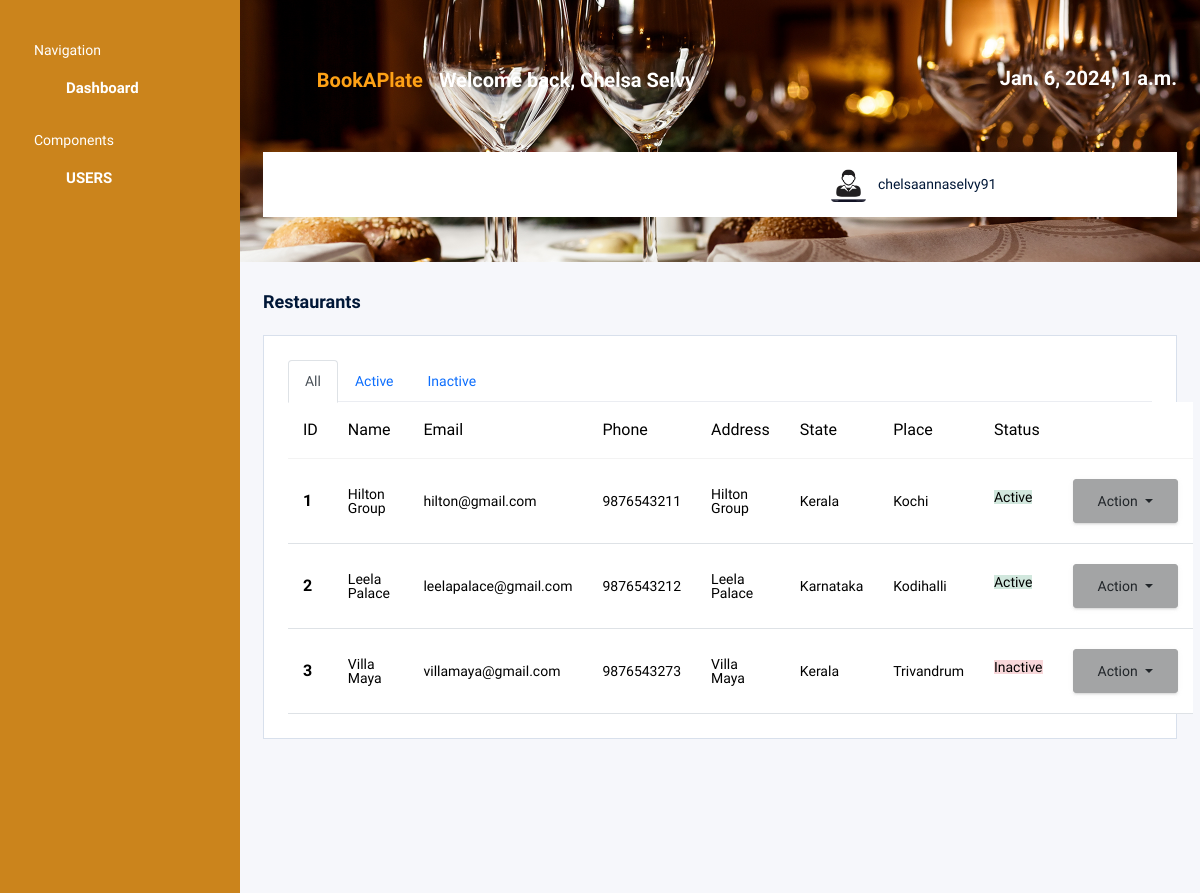
Page /admin_user/restaurant_list/ (signed in) on the earlier database version.
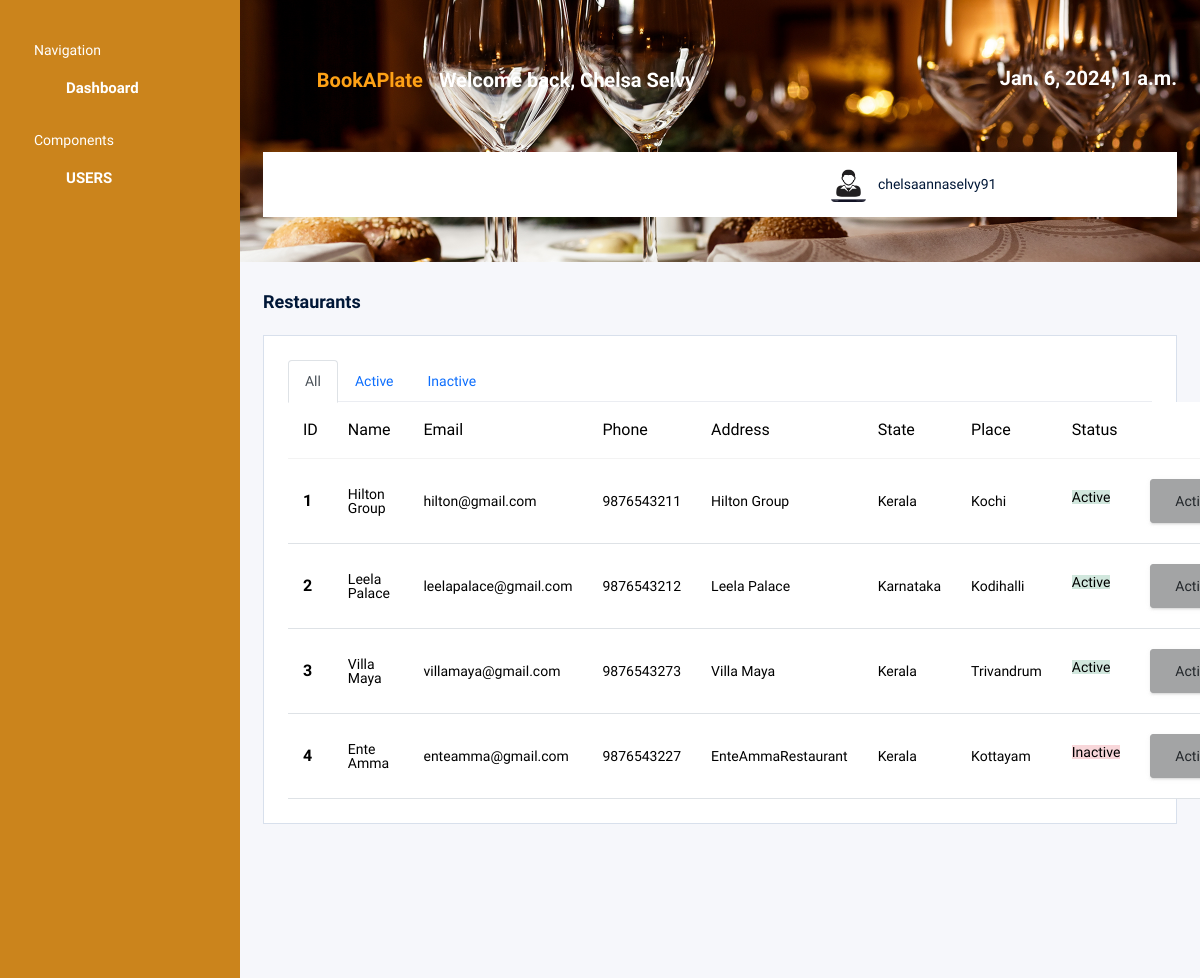
Same page on the later database version.
### admin_workbench/models.py (models this page shows)
class Restaurant(models.Model):
    restaurant_id = models.AutoField(primary_key=True)
    phone = models.CharField(max_length=13, unique=True)
    address = models.CharField(max_length=100)
    place = models.CharField(max_length=100)
    STATES_CHOICES = [
    ('','Select State'),
    ('Andhra Pradesh', 'Andhra Pradesh'),
    ('Arunachal Pradesh', 'Arunachal Pradesh'),
    ('Assam', 'Assam'),
    ('Bihar', 'Bihar'),
    ('Chhattisgarh', 'Chhattisgarh'),
    ('Goa', 'Goa'),
    ('Gujarat', 'Gujarat'),
    ('Haryana', 'Haryana'),
    ('Himachal Pradesh', 'Himachal Pradesh'),
    ('Jharkhand', 'Jharkhand'),
    ('Karnataka', 'Karnataka'),
    ('Kerala', 'Kerala'),
    ('Madhya Pradesh', 'Madhya Pradesh'),
    ('Maharashtra', 'Maharashtra'),
    ('Manipur', 'Manipur'),
    ('Meghalaya', 'Meghalaya'),
    ('Mizoram', 'Mizoram'),
    ('Nagaland', 'Nagaland'),
    ('Odisha', 'Odisha'),
    ('Punjab', 'Punjab'),
    ('Rajasthan', 'Rajasthan'),
    ('Sikkim', 'Sikkim'),
    ('Tamil Nadu', 'Tamil Nadu'),
    ('Telangana', 'Telangana'),
    ('Tripura', 'Tripura'),
    ('Uttar Pradesh', 'Uttar Pradesh'),
    ('Uttarakhand', 'Uttarakhand'),
    ('West Bengal', 'West Bengal')
]
    state = models.CharField(max_length=100, choices=STATES_CHOICES, default='Kerala')
    status = models.CharField(max_length=10, default='Inactive')
    profile_photo = models.ImageField(upload_to='restaurant_profile/', null=True)
    pancard = models.ImageField(upload_to='business_pan/', null=True)
    description = models.TextField()
    fssai_registration_number = models.DecimalField(max_digits=14, unique=True, decimal_places=0)
    license_number = models.CharField(max_length=100, unique=True)
    user = models.OneToOneField(User, on_delete=models.CASCADE)

### admin_workbench/views.py (the view)
# urls.py: path('restaurant_list/', RestaurantListView, name='restaurant_list'),
@login_required
def RestaurantListView(request):
    logged_user = request.user
    restaurants = Restaurant.objects.all()
    active_restaurants = Restaurant.objects.filter(status='Active')
    inactive_restaurants = Restaurant.objects.filter(status='Inactive')
    context = {
        'restaurants': restaurants,
        'active_restaurants': active_restaurants,
        'inactive_restaurants': inactive_restaurants,
        'today': datetime.now(),
        'logged_user': logged_user,
    }
    return render(request, 'admin_workbench/restaurant_list.html', context)

### admin_workbench/templates/admin_workbench/restaurant_list.html (shortened to what this page needs)
{% extends 'admin_workbench/base.html'%}
{% block content %}
<div class="content-wrapper">
          <div class="row">
            <div class="col-md-12 grid-margin">
              <h5 class="card-title fw-semibold mb-4">Restaurants</h5>
              <div class="card">
                <div class="card-body p-4">
                  <ul class="nav nav-tabs" id="myTab" role="tablist">
  <li class="nav-item" role="presentation">
    <button class="nav-link active" id="all-tab" data-bs-toggle="tab" data-bs-target="#all" type="button" role="tab" aria-controls="all" aria-selected="true">All</button>
  </li>
  <li class="nav-item" role="presentation">
    <button class="nav-link" id="active-tab" data-bs-toggle="tab" data-bs-target="#profile" type="button" role="tab" aria-controls="profile" aria-selected="false">Active</button>
  </li>
  <li class="nav-item" role="presentation">
    <button class="nav-link" id="inactive-tab" data-bs-toggle="tab" data-bs-target="#inactive" type="button" role="tab" aria-controls="inactive" aria-selected="false">Inactive</button>
  </li>
</ul>
<div class="tab-content" id="myTabContent">
  <div class="tab-pane fade show active" id="all" role="tabpanel" aria-labelledby="all-tab">
    <div class="table-responsive-sm">
    <table class="table table-hover ">
    <thead>
    <tr>
      <th scope="col">ID</th>
      <th scope="col">Name</th>
      <th scope="col">Email</th>
      <th scope="col">Phone</th>
      <th scope="col">Address</th>
      <th scope="col">State</th>
      <th scope="col">Place</th>
      <th scope="col">Status</th>
      <th scope="col"></th>
    </tr>
  </thead>
  <tbody>
    {% if restaurants %}
    {% for restaurant in restaurants %}
    <tr>
      <th scope="row">{{ restaurant.restaurant_id }}</th>
      <td>{{restaurant.user.first_name}}&nbsp;{{restaurant.user.last_name}}</td>
      <td>{{restaurant.user.email}}</td>
      <td>{{restaurant.phone}}</td>
      <td>{{restaurant.address}}</td>
      <td>{{restaurant.state}}</td>
      <td>{{restaurant.place}}</td>
      {% if restaurant.status == 'Active' %}
        <td><label class="bg bg-success-subtle">{{restaurant.status}}</label></td>
      {% else %}
        <td><label class="bg bg-danger-subtle">{{restaurant.status}}</label></td>
      {% endif %}
      <td> <div class="btn-group">
  <button type="button" class="btn btn-secondary dropdown-toggle" data-bs-toggle="dropdown" aria-expanded="false">
   Action
  </button>
</div></td>
    </tr>
    {% endfor %}
    {% else %}
      <tr>
        <th scope="row" colspan="9" class="text-center"><p>No records to display</p></th>
      </tr>
      {% endif %}
  </tbody>
</table></div>
</div>
</div>
                </div>
              </div>
            </div>
          </div>
        </div>
{% endblock %}

Differences in the rows shown:
changed Restaurant "Villa Maya": status "Inactive" → "Active"
added Restaurant: restaurant_id "4", user.first_name "Ente Amma", user.email "enteamma@gmail.com", phone "9876543227", address "EnteAmmaRestaurant", state "Kerala", place "Kottayam", status "Inactive"
